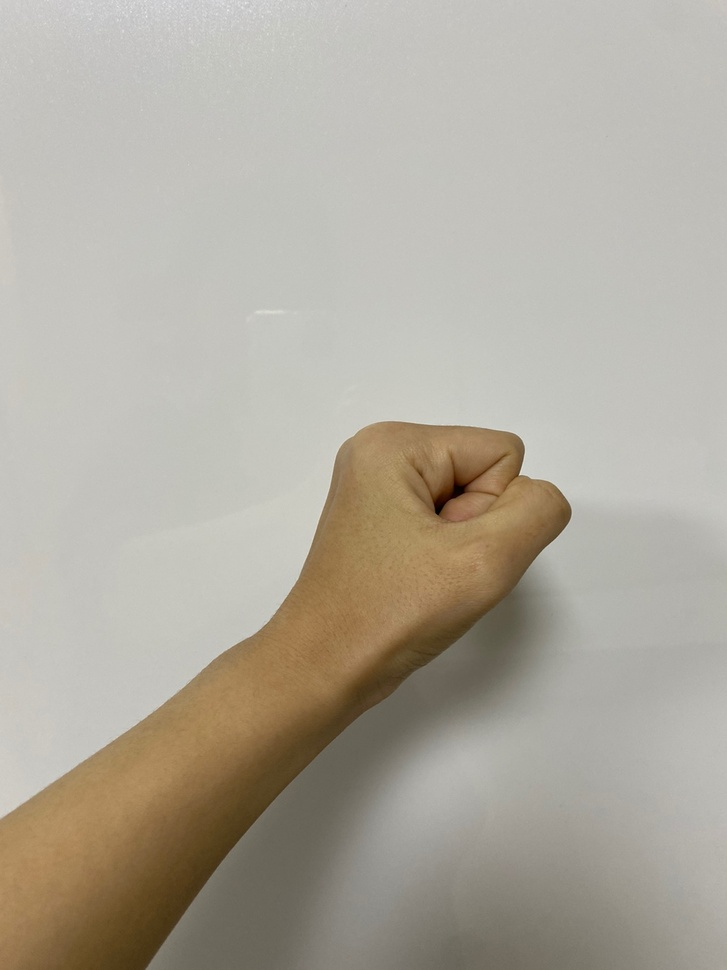
#> input picture assignment/images/jumok.jpg, 727 x 970 px, shrunk from 1079 x 1440 before the run
$ python 4-2.py
#> lines starting #> are read from the running program, lines starting #| are printed output that depends on the picture; after the words box and inside, x2 and y2 are one past the last pixel; in counts of white or black regions, pixels touching at a corner belong together
import cv2
import numpy as np


src = cv2.imread('images/jumok.jpg')
#> src is the input picture: shape (970, 727, 3); mean B, G, R 157.6, 169.4, 175.2

hsv = cv2.cvtColor(src, cv2.COLOR_BGR2HSV)
#> hsv: shape (970, 727, 3); mean H, S, V 25.1, 31.4, 175.4
lowerb = (0, 60, 0)
upperb = (20, 255, 255)
bImage = cv2.inRange(hsv, lowerb, upperb) # 특정 영역을 추출, 범위 내는 255, 그 외는 0으로
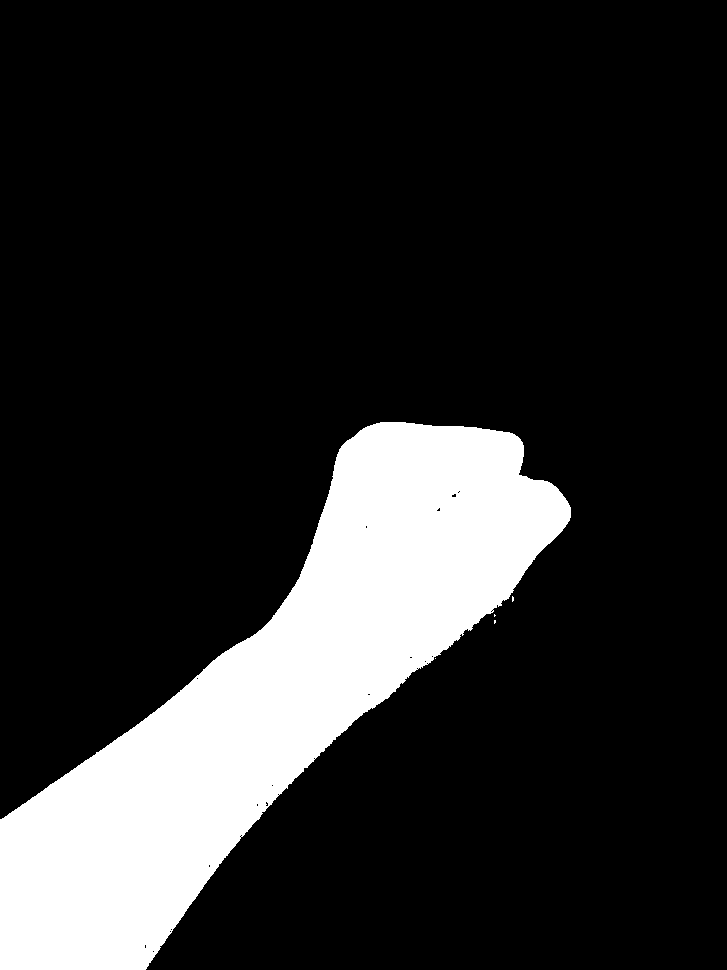
#> bImage: shape (970, 727); 16.5% white; 5 white regions (4 under 20 px)
cv2.imshow('bImage',  bImage)

mode = cv2.RETR_EXTERNAL
method = cv2.CHAIN_APPROX_SIMPLE
contours, hierarchy = cv2.findContours(bImage, mode, method)
#> contours = 5 contours, 4 with area under 20; largest, box (x1, y1, x2, y2) and area: (0, 422, 571, 970) 115738

dst = src.copy()
cnt = contours[0]
#> cnt = [[435, 658]]
cv2.drawContours(dst, [cnt], 0, (255,0,0), 2)
#> dst: shape (970, 727, 3); under 0.01% of pixels changed, all inside (x1, y1, x2, y2) = (434, 657, 437, 660)
cv2.imshow('dst', dst)

hull = cv2.convexHull(cnt, returnPoints=False)
#> hull = [0]
hull_points = cnt[hull[:,0]]
#> hull_points = [[435, 658]]
dst2 = dst.copy()
cv2.drawContours(dst2, [hull_points], 0, (0,255,0), 2)
#> dst2: shape (970, 727, 3); mean B, G, R 157.5, 169.4, 175.2
#cv2.imshow('dst2',  dst2)

hull = cv2.convexHull(cnt, returnPoints=False)
defects = cv2.convexityDefects(cnt, hull)
T = 5
#> (the run stopped early here; a loop or call above may not have finished)

$ run again, with assignment/images/bo.jpg copied over assignment/images/jumok.jpg
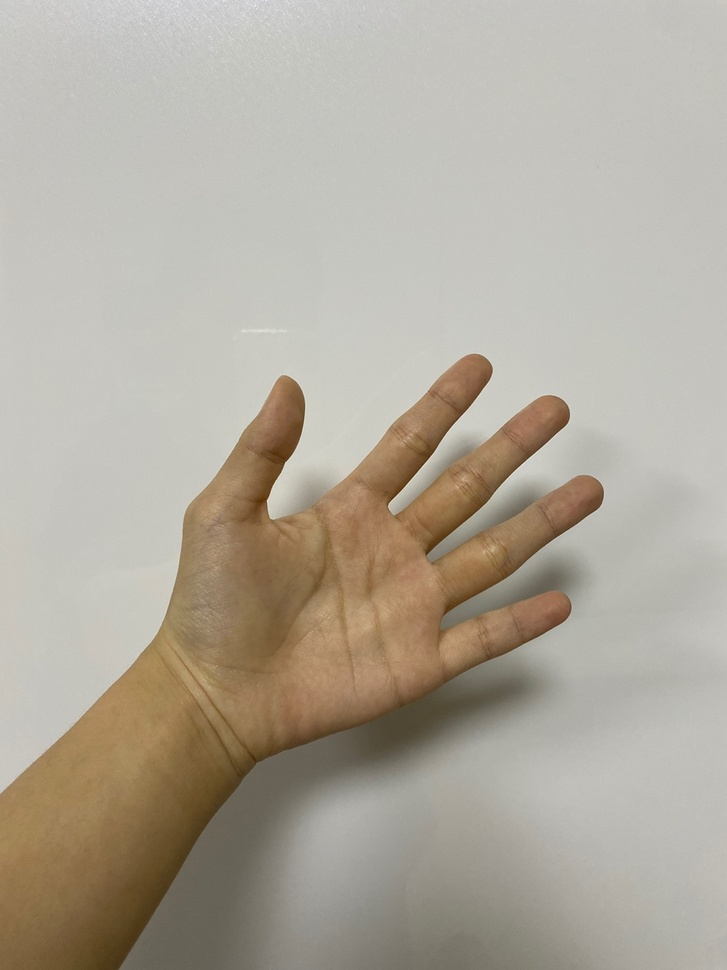
#> input picture assignment/images/bo.jpg, 727 x 970 px, shrunk from 1079 x 1440 before the run
#> src is the input picture: shape (970, 727, 3); mean B, G, R 155.9, 168.7, 175.9
#> hsv: shape (970, 727, 3); mean H, S, V 24.7, 34.8, 176.1
#> `bImage = cv2.inRange(hsv, lowerb, upperb)`:
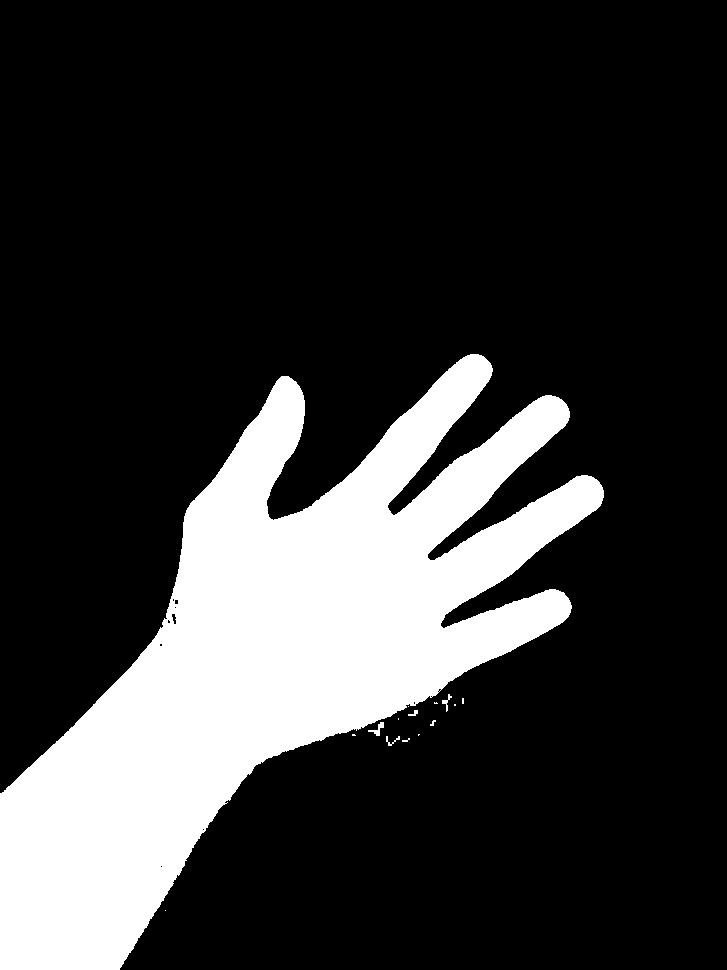
#> bImage: shape (970, 727); 20.9% white; 15 white regions (10 under 20 px)
#> contours = 15 contours, 12 with area under 20; largest, box (x1, y1, x2, y2) and area: (0, 354, 604, 970) 146008, (368, 722, 384, 736) 54, (442, 694, 452, 712) 29
#> cnt = [[165, 910]]
#> dst: shape (970, 727, 3); under 0.01% of pixels changed, all inside (x1, y1, x2, y2) = (164, 909, 167, 912)
#> hull = [0]
#> hull_points = [[165, 910]]
#> dst2: shape (970, 727, 3); mean B, G, R 155.9, 168.7, 175.9

$ run again, with assignment/images/kawi.jpg copied over assignment/images/jumok.jpg
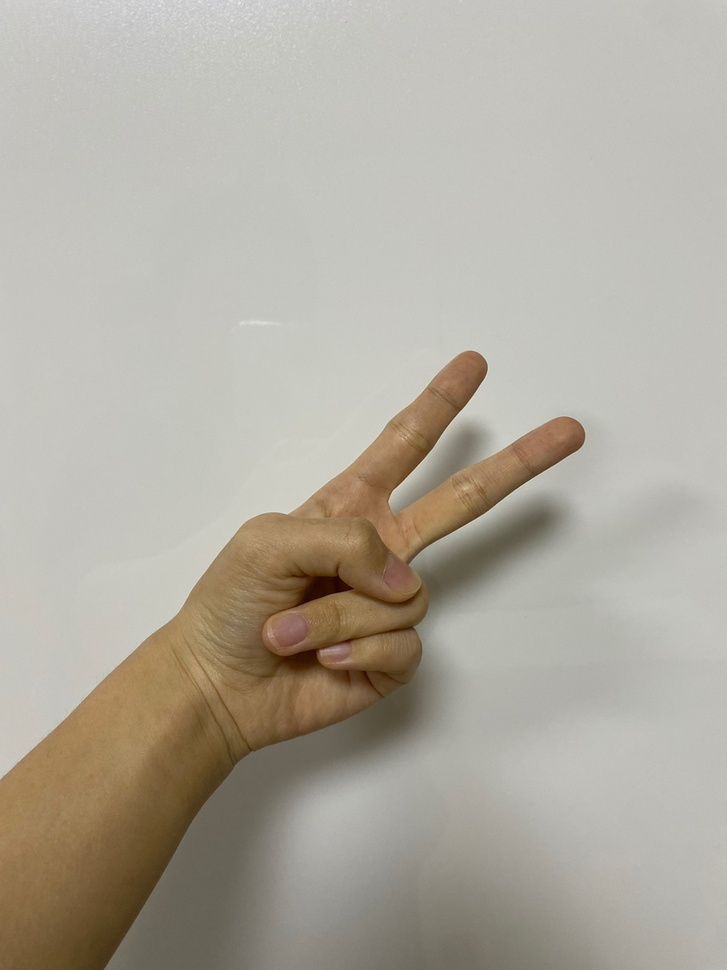
#> input picture assignment/images/kawi.jpg, 727 x 970 px, shrunk from 1079 x 1440 before the run
#> src is the input picture: shape (970, 727, 3); mean B, G, R 158.7, 170.1, 175.6
#> hsv: shape (970, 727, 3); mean H, S, V 25.9, 31, 175.9
#> `bImage = cv2.inRange(hsv, lowerb, upperb)`:
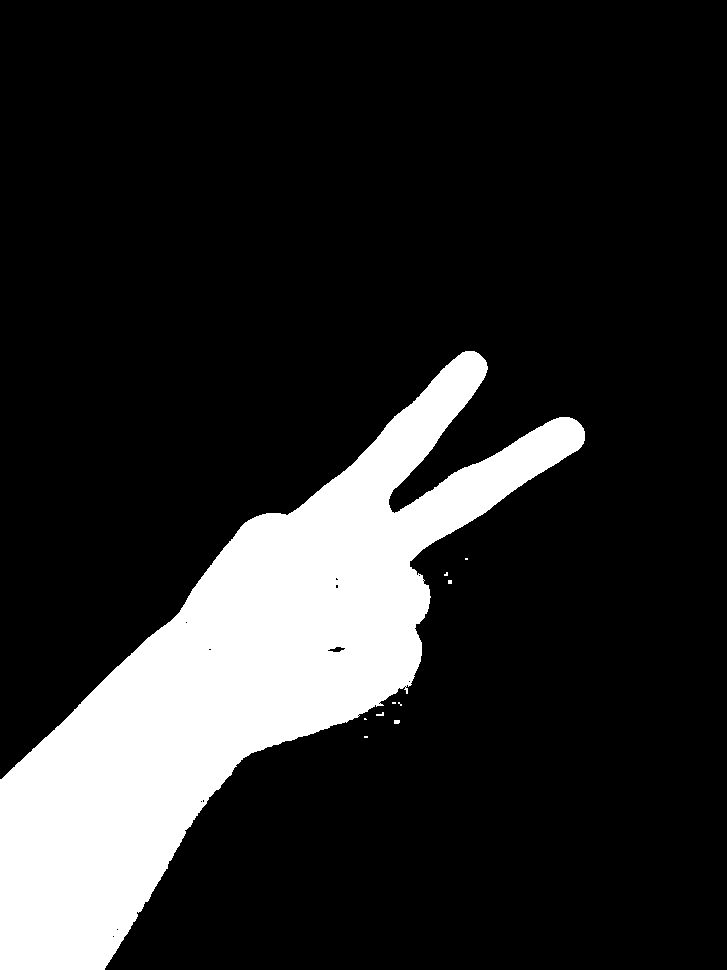
#> bImage: shape (970, 727); 16.3% white; 10 white regions (7 under 20 px)
#> contours = 10 contours, 9 with area under 20; largest, box (x1, y1, x2, y2) and area: (0, 351, 585, 970) 114148
#> cnt = [[364, 736], [364, 737], [367, 737], [367, 736]]
#> dst: shape (970, 727, 3); under 0.01% of pixels changed, all inside (x1, y1, x2, y2) = (363, 735, 369, 739)
#> hull = [3, 2, 1, 0]
#> hull_points = [[367, 736], [367, 737], [364, 737], [364, 736]]
#> dst2: shape (970, 727, 3); mean B, G, R 158.7, 170.1, 175.6
